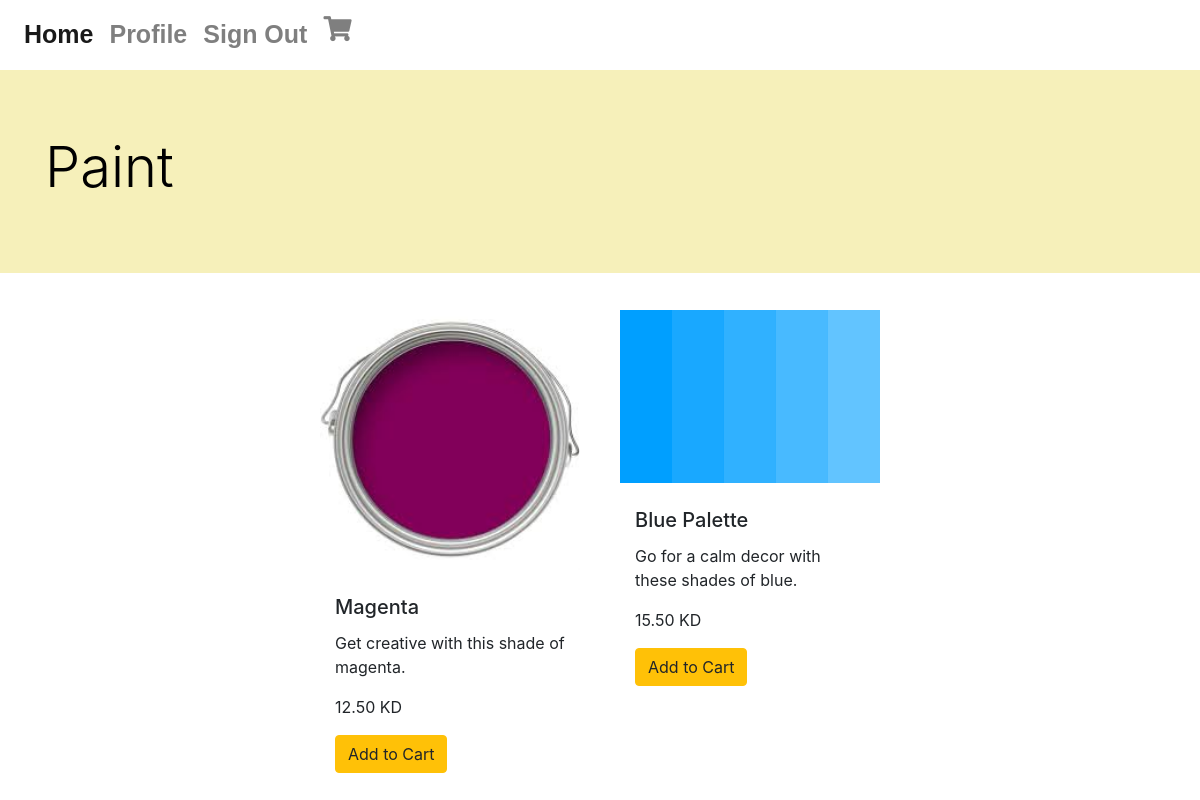
Screenshot of /category/paint/ (signed in) with the database file from the repository.
### art/models.py (models this page shows, shortened)
class Category(models.Model):
    category= models.CharField(max_length=150)
    slug= models.SlugField(max_length= 200, unique= True)
    description= models.TextField(default="art")
    class Meta:
        verbose_name= 'category'
        verbose_name_plural= 'categories'
    def __str__(self):
        return self.category

class Product(models.Model):
    name= models.CharField(max_length= 100)
    category= models.ForeignKey(Category, on_delete= models.PROTECT, related_name='products')
    photo= models.ImageField(null=True, blank=True)
    description= models.TextField()
    price= models.DecimalField(max_digits=5, decimal_places=2)
    class Meta:
        ordering=('category',)

### art/views.py (the view)
# urls.py: path('category/<slug:slug>/', views.product_category, name='category'),
def product_category(request, slug):
    category= Category.objects.get(slug=slug)
    products=Product.objects.all()
    context={
    'category': category,
    'products': products
    }
    return render(request, 'cat_details.html', context)

### art/context_processors.py (called while the page is built)
def get_navbar(request):
    return {"categories": Category.objects.all()}

### art/templates/cat_details.html
{% extends 'base.html' %}
{% load static %}
{% block content %}
{% include 'auth_nav.html' %}
<div class="jumbotron jumbotron-fluid">
  <div class="container">
    <h1 class="display-4">{{category}}</h1>
  </div>
</div>
<div class= "card-deck mx-auto" style="width: 50%">
{% for product in category.products.all  %}
<div class="card">
  <img class="card-image-top" src="{{product.photo.url}}" alt="brush image">
  <div class="card-body">
    <h5 class="card-title">{{product.name}}</h5>
    <p class="card-text">{{product.description}}</p>
      <p class="card-text-small">{{product.price}} KD</p>
      {% if user.is_authenticated %}
      {% if product in current_order_products %}
                <a href="{% url 'cart:order_summary' %}" class="btn btn-warning">Go to Cart</a>
              {% else %}
                <a href="{% url 'cart:add_to_cart' product.id %}" class="btn btn-warning">Add to Cart</a>
        {% endif %}
      {% endif %}
  </div>
</div>
{% endfor %}
</div>
{% endblock content %}

### art/static/css/home.css (style rules this page uses)
body, html { height: 100%; }
img { margin: 5px; mix-blend-mode: multiply; }
.jumbotron { background-color: khaki; color: rgba(0, 0, 0); }
.card { border-style: none; }

### art/static/css/cat_details.css (style rules this page uses)
.jumbotron-fluid { background-color: rgba(240, 230, 140, 0.6); }

### rows the page displays
Category: category "Paint"
Product: photo (picture), name "Magenta", description "Get creative with this shade of magenta.", price "12.50"
Product: photo (picture), name "Blue Palette", description "Go for a calm decor with these shades of blue.", price "15.50"
